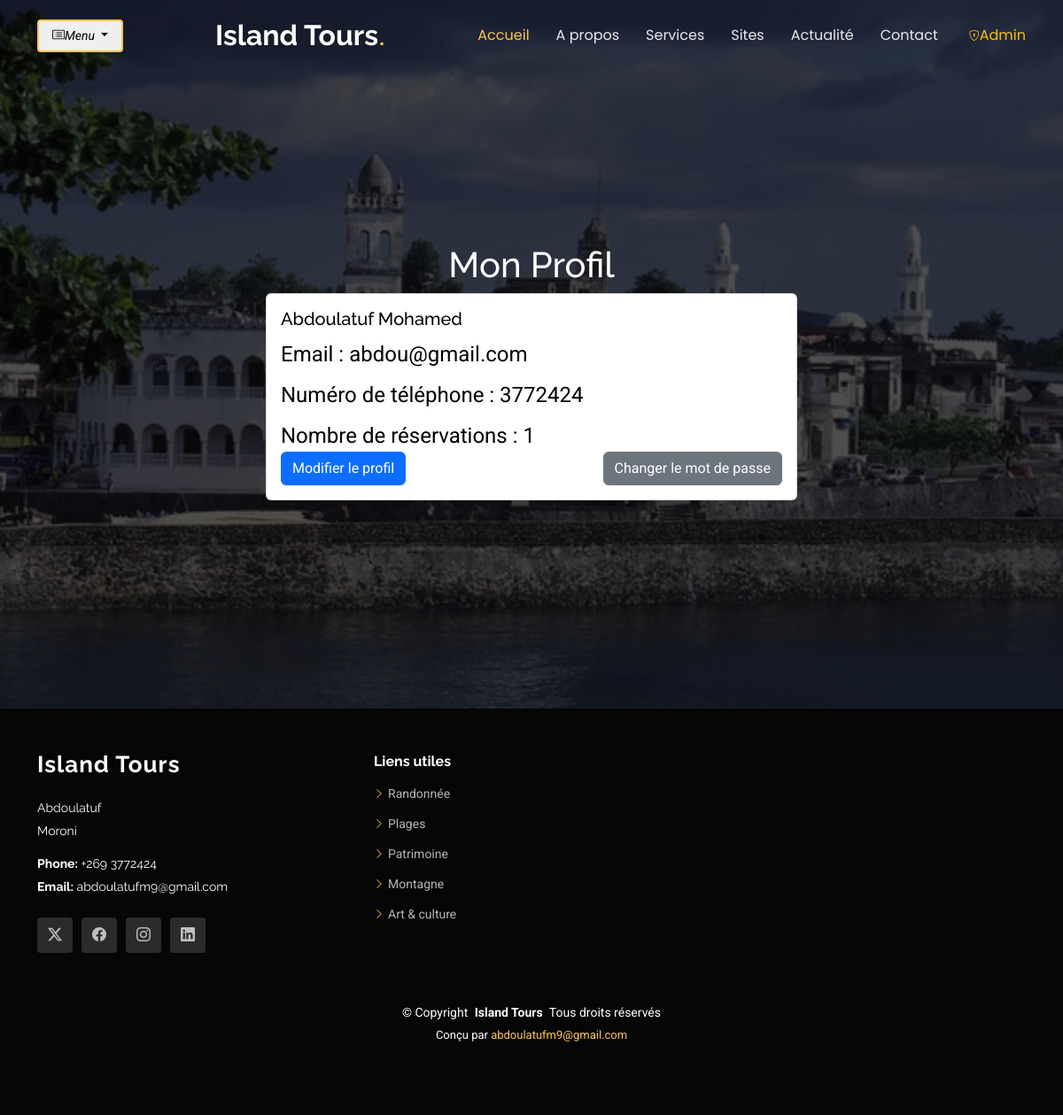
The app's page /profile.php (signed in) with its own data.
### tables this page shows
CREATE TABLE `user` (
  `id` int(100) NOT NULL,
  `nom` varchar(150) DEFAULT NULL,
  `prenom` varchar(50) DEFAULT NULL,
  `email` varchar(255) DEFAULT NULL,
  `mobile` int(20) DEFAULT NULL,
  `password` varchar(50) DEFAULT NULL,
  `roleid` tinyint(4) DEFAULT NULL,
  `isActive` tinyint(4) NOT NULL DEFAULT 0,
  `created_at` timestamp NOT NULL DEFAULT current_timestamp(),
  `updated_at` timestamp NOT NULL DEFAULT current_timestamp()
);

### profile.php (the view, shortened to what this page needs)
<?php
include "inc/header.php";
$db = Database::getInstance();
$conn = $db->getConnection();
$user_id = $_SESSION['id'];
$sql = "SELECT * FROM user WHERE id = :user_id";
$stmt = $conn->prepare($sql);
$stmt->bindValue(':user_id', $user_id);
$stmt->execute();
$user = $stmt->fetch(PDO::FETCH_ASSOC);
$reservationCountSql = "SELECT COUNT(*) as count FROM reservation WHERE id = :user_id";
$reservationStmt = $conn->prepare($reservationCountSql);
$reservationStmt->bindValue(':user_id', $user_id);
$reservationStmt->execute();
$reservationCount = $reservationStmt->fetch(PDO::FETCH_ASSOC)['count'];
?>
<main class="main">
    <section class="hero section dark-background">
        <div class="container my-5">
            <h1 class="text-center text-white">Mon Profil</h1>
            <div class="card mx-auto" style="max-width: 600px;">
                <div class="card-body">
                    <h5 class="card-title text-black"><?php echo htmlspecialchars($user['nom']); ?> <?php echo htmlspecialchars($user['prenom']); ?></h5>
                    <p class="card-text text-black">Email : <?php echo htmlspecialchars($user['email']); ?></p>
                    <p class="card-text text-black">Numéro de téléphone : <?php echo htmlspecialchars($user['mobile']); ?></p>
                    <p class="card-text text-black">Nombre de réservations : <?php echo htmlspecialchars($reservationCount); ?></p>
                    <div class="d-flex justify-content-between">
                        <a href="edit_profile.php" class="btn btn-primary">Modifier le profil</a>
                        <a href="changepass.php" class="btn btn-secondary">Changer le mot de passe</a>
                    </div>
                </div>
            </div>
        </div>
    </section>
</main>
<?php
include "inc/footer.php";
?>

### assets/css/main.css (style rules this page uses)
:root { --default-font: "Roboto", system-ui, -apple-system, "Segoe UI", Roboto, "Helvetica Neue", Arial, "Noto Sans", "Liberation Sans", sans-serif, "Apple Color Emoji", "Segoe UI Emoji", "Segoe UI Symbol", "Noto Color Emoji"; --heading-font: "Raleway", sans-serif; --nav-font: "Poppins", sans-serif; }
:root { --background-color: #ffffff; --default-color: #444444; --heading-color: #151515; --accent-color: #ffc451; --surface-color: #ffffff; --contrast-color: #312f2f; }
:root { --nav-color: rgba(255, 255, 255, 0.905); --nav-hover-color: #ffc451; --nav-mobile-background-color: #ffffff; --nav-dropdown-background-color: #ffffff; --nav-dropdown-color: #212529; --nav-dropdown-hover-color: #ffc451; }
.dark-background { --background-color: #060606; --default-color: #ffffff; --heading-color: #ffffff; --surface-color: #252525; --contrast-color: #2a2727; }
:root { scroll-behavior: smooth; }
body { color: var(--default-color); background-color: var(--background-color); font-family: var(--default-font); }
a { color: var(--accent-color); text-decoration: none; transition: 0.3s; }
h1, h2, h3, h4, h5, h6 { color: var(--heading-color); font-family: var(--heading-font); }
section, .section { color: var(--default-color); background-color: var(--background-color); padding: 60px 0; scroll-margin-top: 80px; }
.hero { width: 100%; min-height: 100vh; position: relative; padding: 120px 0 80px 0; display: flex; align-items: center; justify-content: center; }
.hero:before { content: ""; background: color-mix(in srgb, var(--background-color), transparent 30%); position: absolute; inset: 0; z-index: 2; }
.hero .container { position: relative; z-index: 3; }
.hero p { margin: 10px 0 0 0; font-size: 24px; color: color-mix(in srgb, var(--default-color), transparent 30%); }

### records on screen
user: nom "Abdoulatuf", prenom "Mohamed", email "abdou@gmail.com", mobile "3772424"

### other values on screen
$reservationCount "1"
